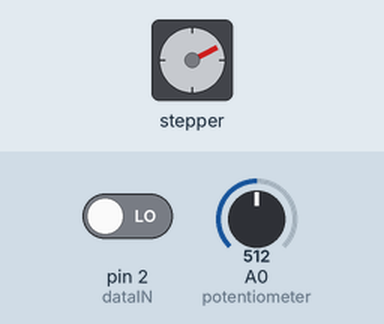
Simulated run of this sketch. Board: Arduino Uno, built with avr-gcc and run on an emulated ATmega328P. Parts: stepper motor. Wiring (inferred from the names in the program): stepper motor driver (200 steps per turn assumed): step pin 3; direction pin 4. The inputs (shaded band) are chosen by the test bench; at power-on: A0 (potentiometer) = 512, pin 2 (dataIN) LOW. What the sketch prints to the serial monitor is not drawn.

Above: at 1.2 s.
1.3 s: A0 (potentiometer) set to 716
At 1.84 s:
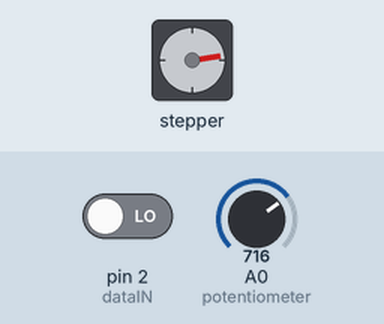
7.3 s: A0 (potentiometer) set to 511
At 7.48 s:
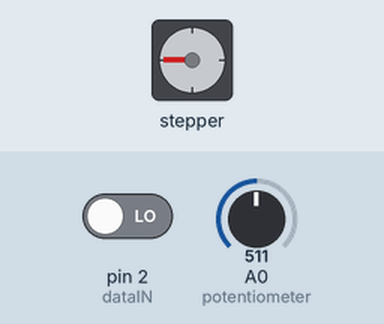
Timing chart, 0 to 19.3 s (numbered marks = the images above; inputs shaded):
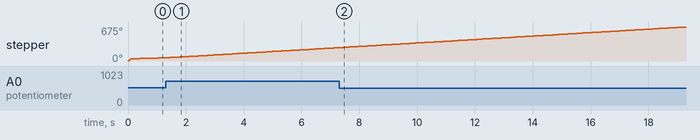

The sketch:

sketch_Test3.ino
```cpp
//Mech320-Sensor and Controls Course
//Stepper Motor Control System
const int stepPin = 3;
const int dirPin = 4;
int customDelay,customDelayMapped; // Defines variables
const int dataIN = 2; //IR sensor INPUT
const int N = 2; // No. of arms/reference points
//PID Paameters
double kp = 2;
double ki = 5;
double kd = 1;


unsigned long currentTime, previousTime;
double elapsedTime;
double error;
double lastError,setPoint;
double  output,input,Setpoint;

unsigned long prevmillis; // To store time
unsigned long duration; // To store time difference
unsigned long refresh; // To store time for LCD refresh

int val;
int setrpm;
double rpm; // RPM value

boolean currentstate; // Current state of IR input scan
boolean prevstate; // State of IR sensor in previous scan

void setup() {
  // Sets the two pins as Outputs
  pinMode(stepPin,OUTPUT);
  pinMode(dirPin,OUTPUT);
  pinMode(dataIN,INPUT);
  prevmillis = 0;
  prevstate = LOW;
  Serial.begin(115200);

  digitalWrite(dirPin,HIGH); //Enables the motor to move in a particular direction
}
void loop() {

  customDelayMapped = speedUp(); // Gets custom delay values from the custom speedUp function
  // Makes pules with custom delay, depending on the Potentiometer, from which the speed of the motor depends
  digitalWrite(stepPin, HIGH);
  delayMicroseconds(customDelayMapped);
  digitalWrite(stepPin, LOW);
  delayMicroseconds(customDelayMapped);
  // Measure Actual RPM
 currentstate = digitalRead(dataIN); // Read IR sensor state
 if( prevstate != currentstate) // If there is change in input
   {
     if( currentstate == HIGH ) // If input changes only from LOW to HIGH
       {
         duration = ( micros() - prevmillis )*N; // Time difference between revolution in microsecond
         prevmillis = micros(); // store time for next revolution calculation
         rpm = (60000000/duration); // rpm = (1/ time millis)*1000*1000*60;
       }
   }
  prevstate = currentstate; // store this scan (prev scan) data for next scan

                   //control the motor based on PID value
   if( ( millis()-refresh ) >= 100 )
   {
 Serial.println(rpm);
  input = analogRead(A0);                //read from rotary encoder connected to A0
        output = computePID(input);
        delay(100);
        analogWrite(3, output);                //control the motor based on PID value

   }
}
// Function for reading the Potentiometer
int speedUp() {
  int customDelay = analogRead(A0); // Reads the potentiometer
  int newCustom = map(customDelay, 0, 1023, 300,4000); // Convrests the read values of the potentiometer from 0 to 1023 into desireded delay values (300 to 4000)
  return newCustom;


}
double computePID(double inp){
        currentTime = millis();                //get current time
        elapsedTime = (double)(currentTime - previousTime);        //compute time elapsed from previous computation
        static double cumError, rateError;
        error = Setpoint - inp;                                // determine error
        cumError += error * elapsedTime;                // compute integral
        rateError = (error - lastError)/elapsedTime;   // compute derivative

        double out = kp*error + ki*cumError + kd*rateError;                //PID output

        lastError = error;                                //remember current error
        previousTime = currentTime;                        //remember current time
        return out;                                        //have function return the PID output
}
```
